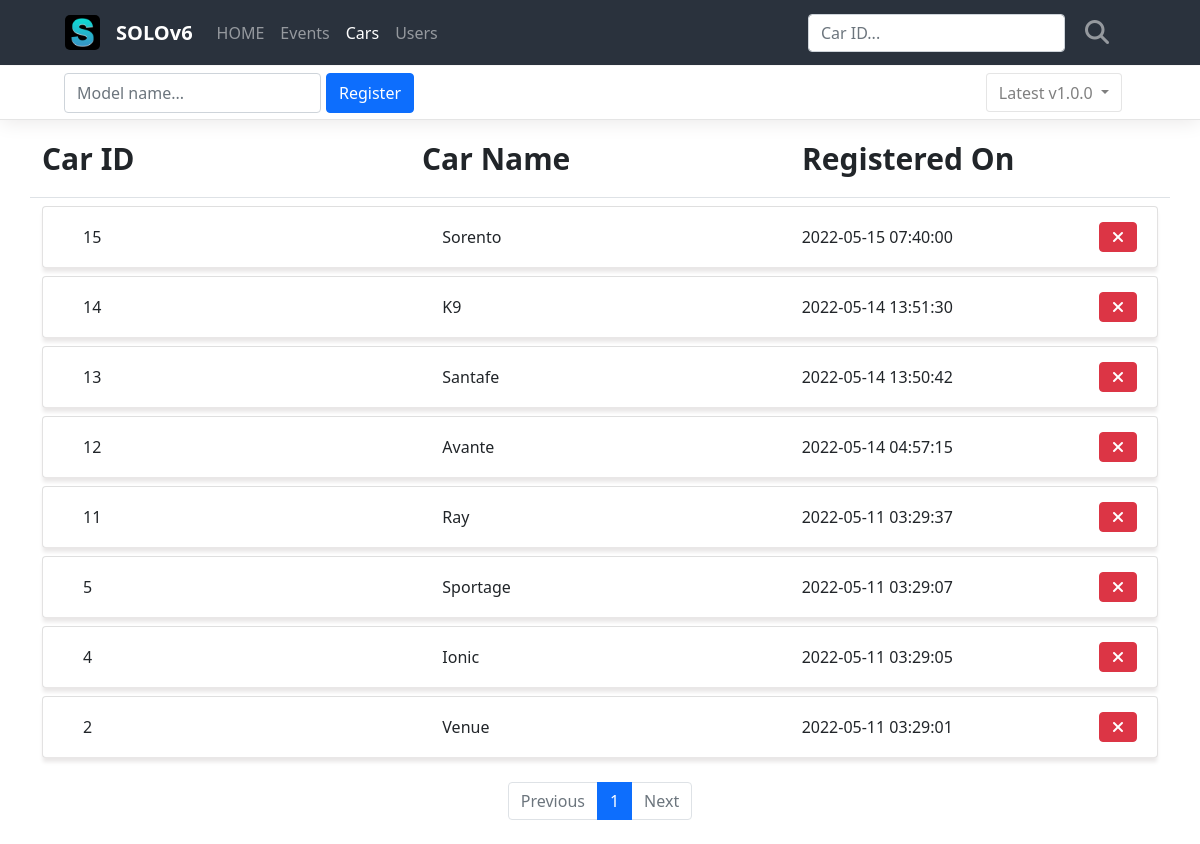
Page /cars/ on the earlier database version.
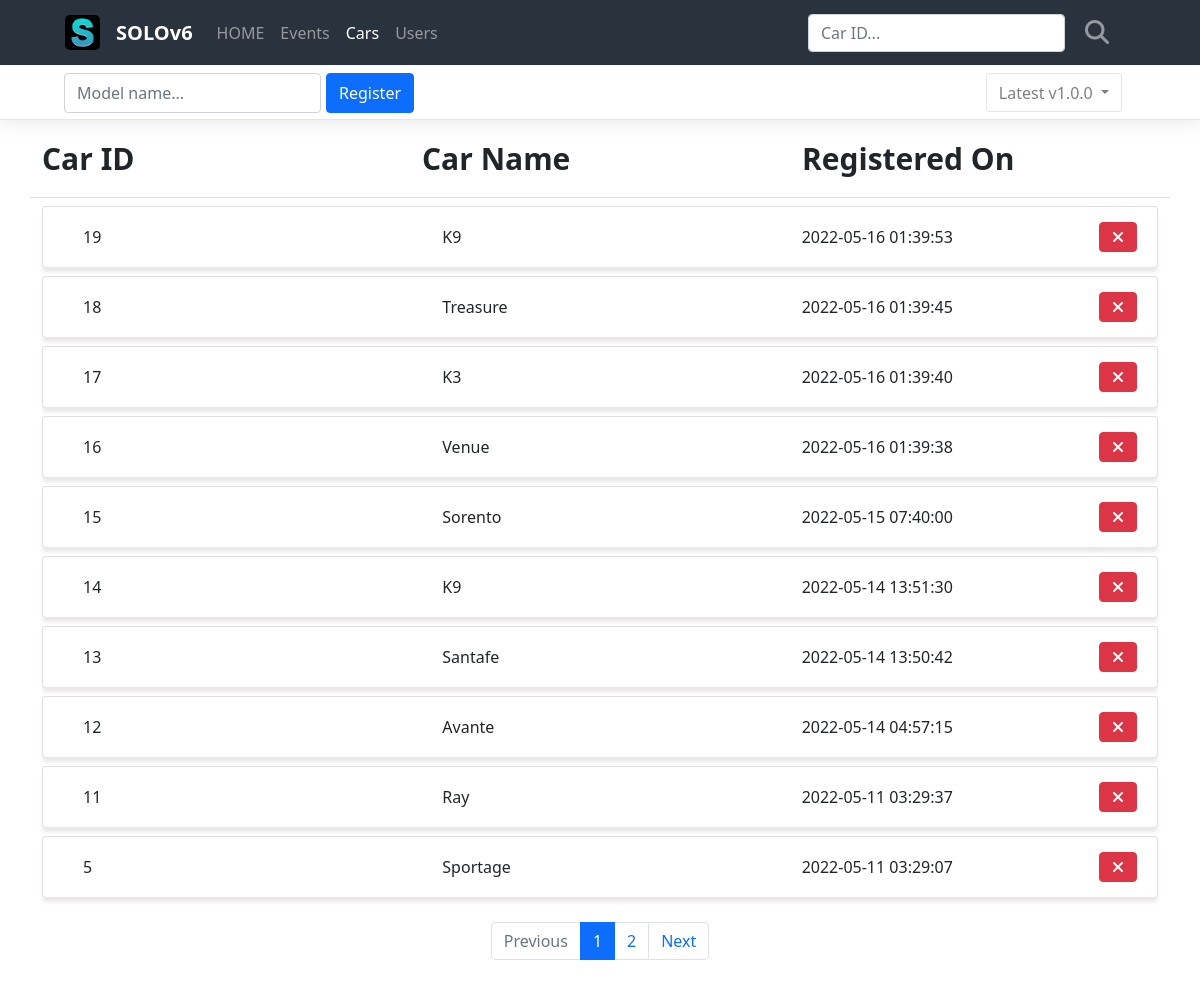
Same page on the later database version.
### project/models/car.py (models this page shows, shortened)
class Car(db.Model):
    id = db.Column(db.Integer, primary_key=True)
    car_name = db.Column(db.String(10), nullable=False)
    registered_on = db.Column(db.DateTime(), default=func.now())

### project/routes/car_routes.py (the view)
@blueprint.route('/')
def cars():
    page = request.args.get('page', type=int, default=1)
    needle = request.args.get('needle', type=str, default='')
    car_list = CarModel.query.order_by(CarModel.registered_on.desc())
    if needle:
        car_list = car_list.filter(
            CarModel.id.ilike(needle)
        )
    car_list = car_list.paginate(page, per_page=10)
    return render_template('cars.html', car_list=car_list, page=page, needle=needle)

### project/templates/cars.html (shortened to what the changed rows need)
<link rel="stylesheet" href="../static/css/cars.css">
{% extends 'base.html' %}
{% block content %}
<div class="main">
    <div class="container list-box">
        {% if car_list %}
            {% for car in car_list.items %}
            <div class="card my-2">
                <div class="card-body">
                    <div class="row card-body-row">
                        <div class="col list-col">
                            {{ car.id }}
                        </div>
                        <div class="col list-col">
                            {{ car.car_name }}
                        </div>
                        <div class="col list-col">
                            {{ car.registered_on }}
                            <div class="cancel-box">
                                <form class="delete-form" action="{{ url_for('cars.delete') }}" method="post">
                                    <button type="submit" class="btn btn-danger mb-3 cancel-btn">
                                        <i class="fa-solid fa-xmark"></i>
                                    </button>
                                </form>
                            </div>
                        </div>
                    </div>
                </div>
            </div>
            {% endfor %}
        {% else %}
        <div class="row">
            <div class="col-12">
                <h2>❌ No Car Registered ❌</h2>
            </div>
        </div>
        {% endif %}
    </div>
</div>
<ul class="pagination my-4 justify-content-center">
    {% for page_num in car_list.iter_pages() %}
    {% if page_num %}
    {% if page_num != car_list.page %}
    <li class="page-item">
        <a class="page-link" href="?page={{ page_num }}">{{ page_num }}</a>
    </li>
    {% else %}
    <li class="page-item active" aria-current="page">
        <a class="page-link" href="javascript:void(0)">{{ page_num }}</a>
    </li>
    {% endif %}
    {% else %}
    <li class="disabled">
        <a class="page-link" href="javascript:void(0)">...</a>
    </li>
    {% endif %}
    {% endfor %}
    {% if car_list.has_next %}
    <li class="page-item">
        <a class="page-link" href="?page={{ car_list.next_num }}">Next</a>
    </li>
    {% else %}
    <li class="page-item disabled">
        <a class="page-link" tabindex="-1" aria-disabled="true" href="javascript:void(0)">Next</a>
    </li>
    {% endif %}
</ul>
{% endblock %}

Differences in the rows shown:
no longer on this page (row unchanged): Car: id "4", car_name "Ionic", registered_on "2022-05-11 03:29:05"
no longer on this page (row unchanged): Car: id "2", car_name "Venue", registered_on "2022-05-11 03:29:01"
added Car: id "19", car_name "K9", registered_on "2022-05-16 01:39:53"
added Car: id "18", car_name "Treasure", registered_on "2022-05-16 01:39:45"
added Car: id "17", car_name "K3", registered_on "2022-05-16 01:39:40"
added Car: id "16", car_name "Venue", registered_on "2022-05-16 01:39:38"
Other differences:
new list line: "2"
